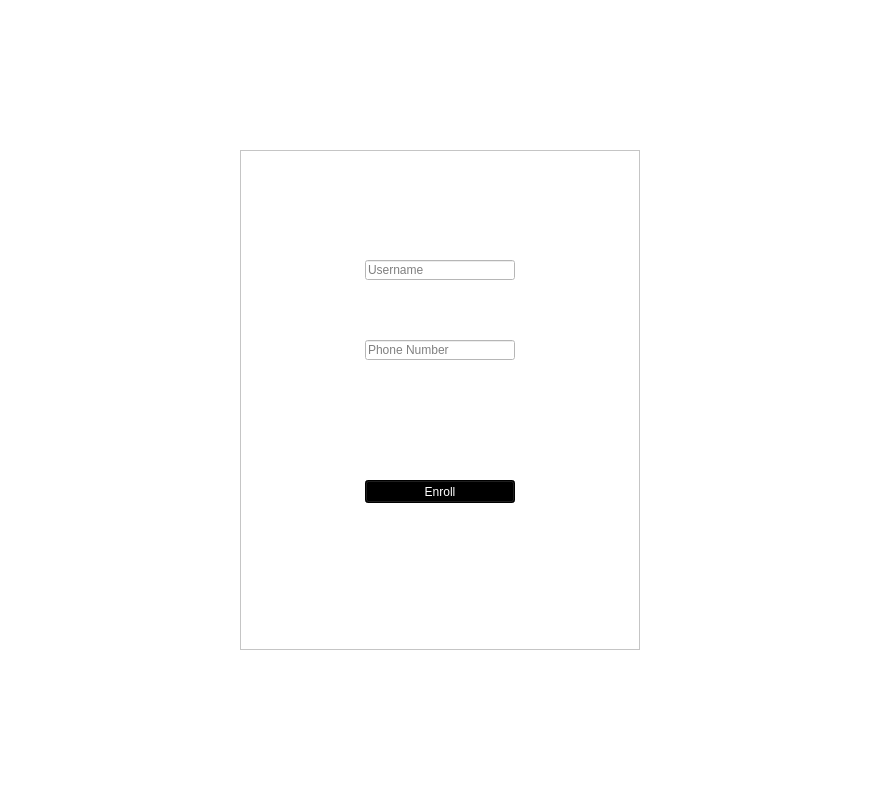
<?xml version="1.0" encoding="UTF-8"?>
<ui version="4.0">
 <class>Form</class>
 <widget class="QWidget" name="Form">
  <property name="geometry">
   <rect>
    <x>0</x>
    <y>0</y>
    <width>880</width>
    <height>800</height>
   </rect>
  </property>
  <property name="minimumSize">
   <size>
    <width>880</width>
    <height>800</height>
   </size>
  </property>
  <property name="maximumSize">
   <size>
    <width>880</width>
    <height>800</height>
   </size>
  </property>
  <property name="windowTitle">
   <string>Form</string>
  </property>
  <property name="styleSheet">
   <string notr="true">QWidget {
	background: white;
}</string>
  </property>
  <widget class="QFrame" name="frame">
   <property name="geometry">
    <rect>
     <x>240</x>
     <y>150</y>
     <width>400</width>
     <height>500</height>
    </rect>
   </property>
   <property name="styleSheet">
    <string notr="true"/>
   </property>
   <property name="frameShape">
    <enum>QFrame::StyledPanel</enum>
   </property>
   <property name="frameShadow">
    <enum>QFrame::Raised</enum>
   </property>
   <widget class="QLineEdit" name="txt_username">
    <property name="geometry">
     <rect>
      <x>125</x>
      <y>110</y>
      <width>150</width>
      <height>20</height>
     </rect>
    </property>
    <property name="placeholderText">
     <string>Username</string>
    </property>
    <property name="clearButtonEnabled">
     <bool>true</bool>
    </property>
   </widget>
   <widget class="QLineEdit" name="txt_phone_number">
    <property name="geometry">
     <rect>
      <x>125</x>
      <y>190</y>
      <width>150</width>
      <height>20</height>
     </rect>
    </property>
    <property name="placeholderText">
     <string>Phone Number</string>
    </property>
    <property name="clearButtonEnabled">
     <bool>true</bool>
    </property>
   </widget>
   <widget class="QPushButton" name="btn_enroll">
    <property name="geometry">
     <rect>
      <x>125</x>
      <y>330</y>
      <width>150</width>
      <height>23</height>
     </rect>
    </property>
    <property name="styleSheet">
     <string notr="true">QPushButton {
	background: black;
	color: white;
}</string>
    </property>
    <property name="text">
     <string>Enroll</string>
    </property>
   </widget>
  </widget>
 </widget>
 <resources/>
 <connections/>
</ui>
